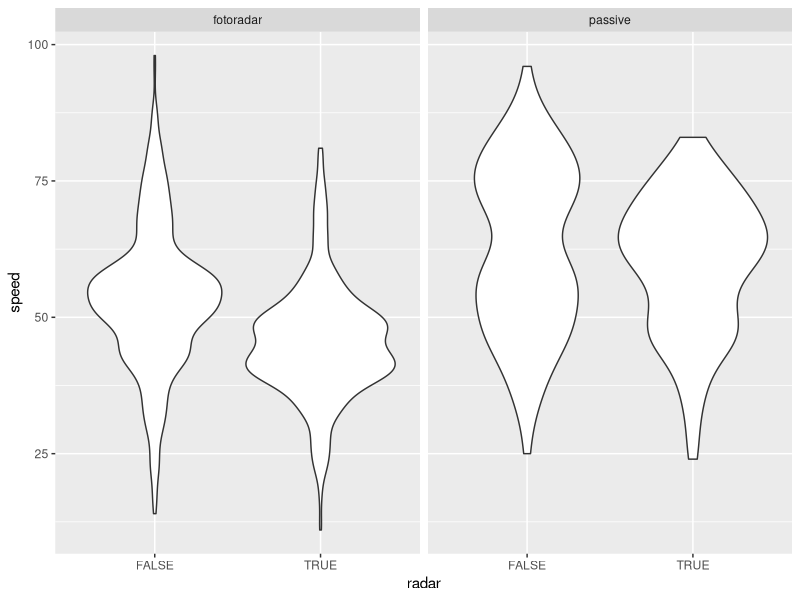
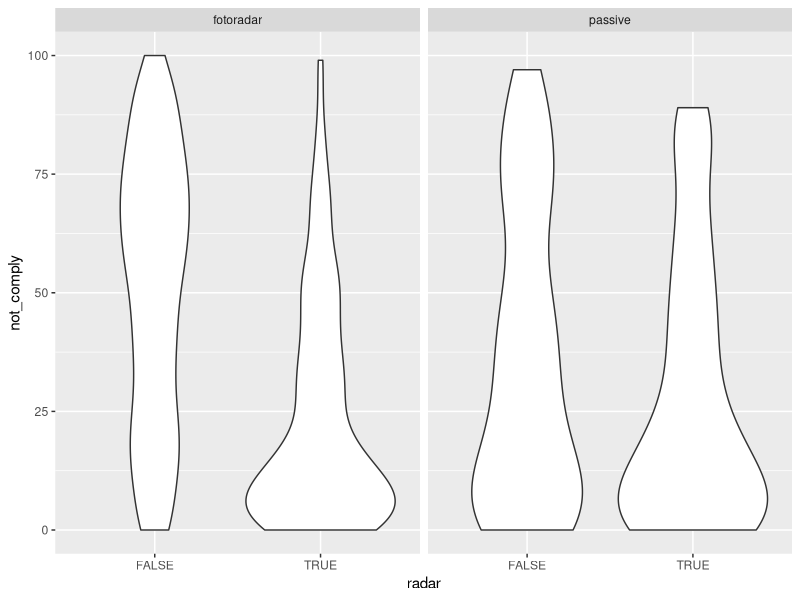

These charts were generated, in order, by the following R code:
## ---- chunk 1
library('tidyr')
library('dplyr')
library('ggplot2')
dir(path = '../data/')
## ---- chunk 2
foto_speed <- read.csv('../data/foto_speed_max_mean.txt', header = F) %>% 
  .[,1:13] %>% 
  as.data.frame() %>%
tbl_df() %>%
mutate_each(funs(as.numeric(.)),V2:V13) %>%
rename(
	miasto = V1,
	dzien_przed_1 = V2,
	dzien_przed_2 = V3,
	dzien_przed_3 = V4,
	dzien_po_1 = V5,
	dzien_po_2 = V6,
	dzien_po_3 = V7,
	noc_przed_1 = V8,
	noc_przed_2 = V9,
	noc_przed_3 = V10,
	noc_po_1 = V11,
	noc_po_2 = V12,
	noc_po_3 = V13) %>%
mutate(group = rep(x = 1:10, each = 40),
	   group = factor(x = group,
	   				  levels = 1:10,
	   				  labels = c('Jednoślady|Max',
	   				  			 'Osobowe|Max','Dostawcze|Max','Ciężarowe|Max',
	   				  			 'Ciężarowe z przyczepą i autobusy|Max',
	   				  			 'Jednoślady|Mean',
	   				  			 'Osobowe|Mean','Dostawcze|Mean','Ciężarowe|Mean',
	   				  			 'Ciężarowe z przyczepą i autobusy|Mean')),
	   	group = as.character(group)) %>%
  separate(group, c('type', 'stat'), sep = '\\|') %>%
  gather(dzien_przed_1:noc_po_3, key = pomiar, value = speed) %>% 
  separate(pomiar, c('time', 'radar', 'place'), sep = '_') %>%
  mutate(radar = ifelse(radar == 'przed', FALSE, TRUE))
foto_speed
## ---- chunk 3
foto_not_comply <- read.csv('../data/foto_not_comply.txt', header = F) %>% 
  .[,1:7] %>% 
  as.data.frame() %>%
tbl_df() %>%
mutate_each(funs(as.numeric(.)),V2:V7) %>%
rename(
	miasto = V1,
	przed_1 = V2,
	przed_2 = V3,
	przed_3 = V4,
	po_1 = V5,
	po_2 = V6,
	po_3 = V7) %>%
  mutate(group = rep(x = 1:5, each = 40),
         group = factor(x = group,
                       levels = 1:5, 
                       labels = c('Jednoślady',
                                  'Osobowe',
                                  'Dostawcze',
                                  'Ciężarowe',
                                  'Ciężarowe z przyczepą i autobusy')),
	   	group = as.character(group))  %>%
  gather(przed_1:po_3, key = pomiar, value = not_comply) %>% 
  separate(pomiar, c('radar', 'place'), sep = '_') %>%
  mutate(radar = ifelse(radar == 'przed', FALSE, TRUE))
foto_not_comply 
## ---- chunk 4
passive_speed <- read.csv('../data/passive_speed_max_mean.txt', header = F) %>% 
  .[,1:13] %>% 
  as.data.frame() %>%
tbl_df() %>%
mutate_each(funs(as.numeric(.)),V2:V13) %>%
rename(
	miasto = V1,
	dzien_przed_1 = V2,
	dzien_przed_2 = V3,
	dzien_przed_3 = V4,
	dzien_po_1 = V5,
	dzien_po_2 = V6,
	dzien_po_3 = V7,
	noc_przed_1 = V8,
	noc_przed_2 = V9,
	noc_przed_3 = V10,
	noc_po_1 = V11,
	noc_po_2 = V12,
	noc_po_3 = V13) %>%
mutate(group = rep(x = 1:10, each = 12),
	   group = factor(x = group,
	   				  levels = 1:10,
	   				  labels = c('Jednoślady|Max',
	   				  			 'Osobowe|Max','Dostawcze|Max','Ciężarowe|Max',
	   				  			 'Ciężarowe z przyczepą i autobusy|Max',
	   				  			 'Jednoślady|Mean',
	   				  			 'Osobowe|Mean','Dostawcze|Mean','Ciężarowe|Mean',
	   				  			 'Ciężarowe z przyczepą i autobusy|Mean')),
	   	group = as.character(group)) %>%
  separate(group, c('type', 'stat'), sep = '\\|') %>%
  gather(dzien_przed_1:noc_po_3, key = pomiar, value = speed) %>% 
  separate(pomiar, c('time', 'radar', 'place'), sep = '_') %>%
  mutate(radar = ifelse(radar == 'przed', FALSE, TRUE))
passive_speed
## ---- chunk 5
passive_not_comply <- read.csv('../data/passive_not_comply.txt', header = F) %>% 
  .[,1:7] %>% 
  as.data.frame() %>%
tbl_df() %>%
mutate_each(funs(as.numeric(.)),V2:V7) %>%
rename(
	miasto = V1,
	przed_1 = V2,
	przed_2 = V3,
	przed_3 = V4,
	po_1 = V5,
	po_2 = V6,
	po_3 = V7) %>%
  mutate(group = rep(x = 1:5, each = 12),
         group = factor(x = group,
                       levels = 1:5, 
                       labels = c('Jednoślady',
                                  'Osobowe',
                                  'Dostawcze',
                                  'Ciężarowe',
                                  'Ciężarowe z przyczepą i autobusy')),
	   	group = as.character(group))  %>%
  gather(przed_1:po_3, key = pomiar, value = not_comply) %>% 
  separate(pomiar, c('radar', 'place'), sep = '_') %>%
  mutate(radar = ifelse(radar == 'przed', FALSE, TRUE))
passive_not_comply 
## ---- chunk 6
speed_measures <- bind_rows(
  foto_speed %>% 
    mutate(kind = 'fotoradar'),
  passive_speed %>%
    mutate(kind = 'passive')
) %>%
  rename(measurement = place,
         city = miasto) %>%
  select(city,measurement, time, type, stat, kind, radar, speed)
speed_measures
write.csv2(x = speed_measures,
           file = '../data/speed_measures.txt', 
           row.names = FALSE,
           quote = FALSE,
           fileEncoding = 'utf-8')
## ---- chunk 7
not_comply_measures <- bind_rows(
  foto_not_comply %>% 
    mutate(kind = 'fotoradar'),
  passive_not_comply %>%
    mutate(kind = 'passive')
) %>%
  rename(measurement = place,
         city = miasto,
         type = group) %>%
  select(city, measurement, type, kind, radar, not_comply)
not_comply_measures
write.csv2(x = not_comply_measures,
           file = '../data/not_comply_measures.text', 
           row.names = FALSE,
           quote = FALSE,
           fileEncoding = 'utf-8')
## ---- chunk 8
speed_measures %>%
  filter(stat == 'Mean', time == 'dzien') %>%
  ggplot(data = .,
         aes(x = radar, y = speed)) + 
  geom_violin() +  
  facet_wrap(~kind)
## ---- chunk 9
not_comply_measures %>%
  ggplot(data = .,
         aes(x = radar, y = not_comply)) + 
  geom_violin() +  
  facet_wrap(~kind)
## ---- chunk 10
file.remove('../data/foto_not_comply.txt',
            '../data/foto_speed_max_mean.txt',
            '../data/passive_not_comply.txt',
            '../data/passive_speed_max_mean.txt')
